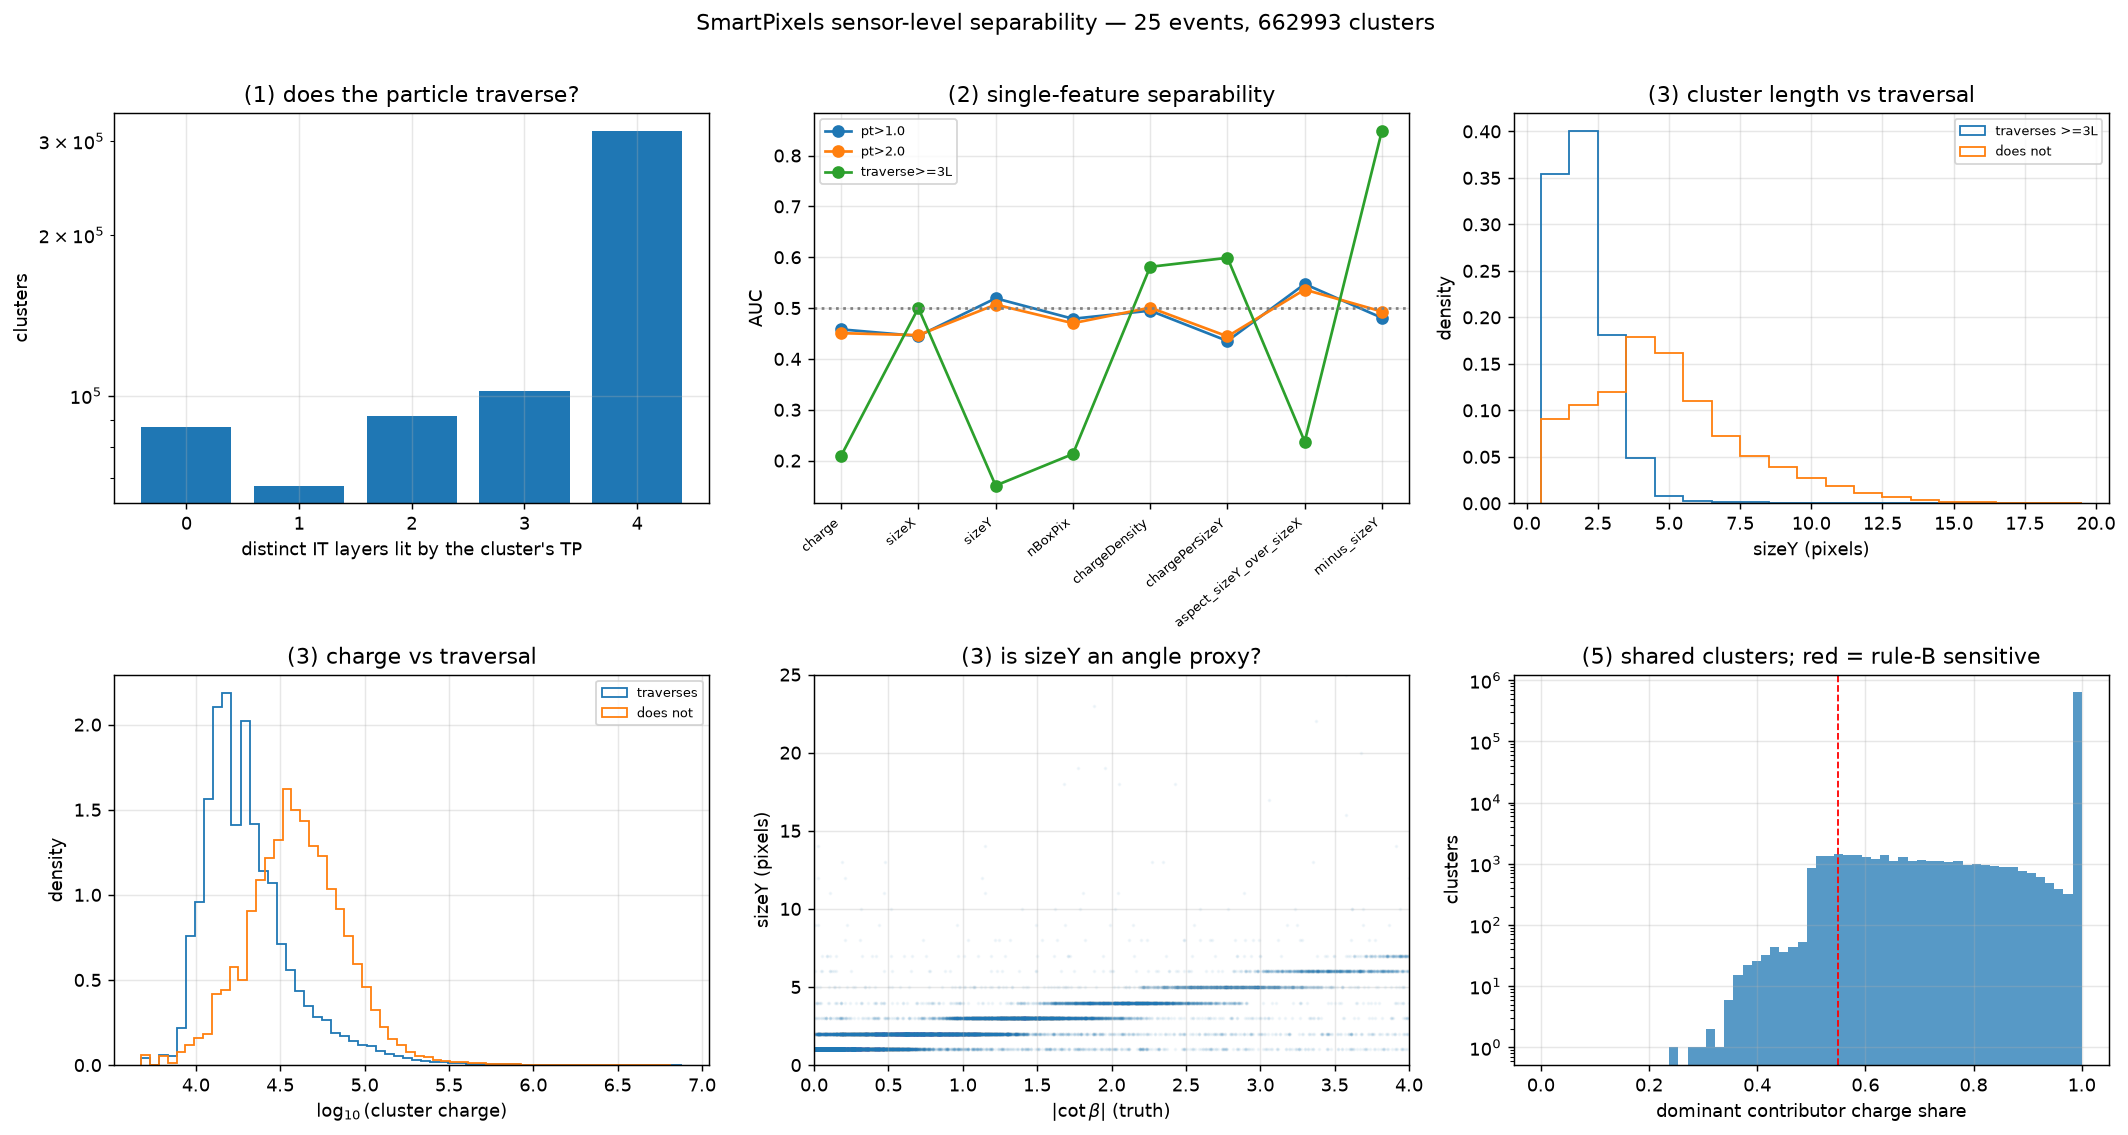

Generate this figure with Python:
#!/usr/bin/env python
"""Can a SmartPixels sensor tell, from the cluster ALONE, which clusters matter?

THE GOAL THIS SERVES. A smart-pixel sensor cannot run its ML angle estimate on
every cluster inside the L1 latency budget, and it cannot know about any track.
So it must decide, from locally available cluster observables only, which
clusters to spend its output bandwidth on. The clusters worth spending on are
those from tracks that will actually traverse outward through the rest of the IT
and into the OT, because only those can ever be matched to an OT track and
refitted. Everything else is bandwidth spent on a hit no refit will ever use.

WHY pT IS THE WRONG TARGET, AND WHAT WE USE INSTEAD. "high momentum" is a proxy
for "traverses outward"; the thing we actually care about is the traversal. With
truthTpIdx on every cluster we can measure the traversal directly: count the
distinct TBPX layers in which a given TrackingParticle deposits a cluster. So
this script scores TWO targets and compares them:

    TARGET_PT     truthPt > threshold                      (the usual proxy)
    TARGET_TRAV   the TP deposits clusters in >= 3 IT layers  (what we mean)

If they disagree substantially then pT-threshold thinking is mis-specifying the
problem, and that is itself a result.

FEATURES ARE SENSOR-OBSERVABLE ONLY. sizeX, sizeY, charge and combinations. NOT
localX/Y (needs no track, but carries no separation), NOT sigX/sigY (those are
offline CPE template errors, not something an ASIC computes), and obviously NO
truth. A feature an ASIC cannot compute is not a candidate readout gate.

KNOWN FEATURE GAP, stated because it weakens the charge-density variables: the
cluster table stores sizeX/sizeY, which are the BOUNDING-BOX extents, not
SiPixelCluster::size(), the actual fired-pixel count. So "charge per pixel" here
is really charge per bounding-box cell, which is wrong for L-shaped or sparse
clusters. Adding size() is a one-line producer change and would sharpen every
density feature below.

    pixi run python eval_refitq/sensor/cluster_pt_separability.py \
        -i <clusters-tier nano.root> -o eval_refitq/sensor/
"""
from __future__ import annotations

import argparse
import glob as _glob
import json
import os

import awkward as ak
import matplotlib
matplotlib.use("Agg")
import matplotlib.pyplot as plt
import numpy as np
import uproot
from scipy.stats import rankdata

SENTINEL = -900.0
CLUSTER_TABLE = "L1TSmartPixelsCluster"
LAYERS = (1, 2, 3, 4)
PT_THRESHOLDS = (1.0, 2.0)
MIN_TRAVERSED_LAYERS = 3


def auc(score, label):
    """Rank-based AUC. Ties handled by average rank (verified against
    sklearn.roc_auc_score previously; ~800x faster than a pairwise loop)."""
    label = label.astype(bool)
    n1, n0 = int(label.sum()), int((~label).sum())
    if n1 == 0 or n0 == 0:
        return float("nan")
    r = rankdata(score)
    return float((r[label].sum() - n1 * (n1 + 1) / 2.0) / (n1 * n0))


def load(paths):
    files = [f for p in paths for f in (sorted(_glob.glob(p)) or [p])]
    cols = ["layer", "detId", "charge", "sizeX", "sizeY",
            "truthPt", "truthCotAlpha", "truthCotBeta", "truthTpIdx", "truthChargeFrac"]
    with uproot.open(f"{files[0]}:Events") as t:
        keys = set(t.keys())
    miss = [c for c in cols if f"{CLUSTER_TABLE}_{c}" not in keys]
    if miss:
        raise SystemExit(
            f"input lacks {CLUSTER_TABLE} columns {miss}. Produce a Clusters-tier file:\n"
            "  test/makeSpixConfig.py --pu 200 --tier clusters-truth "
            "--variant digiRefit:1111 --needs-truth -o <out>.py")
    A = uproot.concatenate([f"{f}:Events" for f in files],
                           filter_name=[f"{CLUSTER_TABLE}_{c}" for c in cols])
    n = ak.to_numpy(ak.num(A[f"{CLUSTER_TABLE}_layer"]))
    K = {c: ak.to_numpy(ak.flatten(A[f"{CLUSTER_TABLE}_{c}"])) for c in cols}
    K["event"] = np.repeat(np.arange(len(n)), n)
    n_ev = sum(uproot.open(f"{f}:Events").num_entries for f in files)
    print(f"files={len(files)} events={n_ev} clusters={len(K['layer'])}")
    return K, n_ev


def traversal_target(K):
    """Per cluster: how many distinct IT layers does its TP light up in this event?

    Grouped on (event, truthTpIdx) so a TP is never mixed across events. Clusters
    with no TP get 0 and are excluded from the traversal target entirely -- they
    cannot be scored against a property of a particle they have no link to.
    """
    ok = K["truthTpIdx"] >= 0
    key = np.where(ok, K["event"].astype(np.int64) * (1 << 20) + K["truthTpIdx"].astype(np.int64), -1)
    nlay = np.zeros(len(key), dtype=np.int8)
    idx = np.flatnonzero(ok)
    order = np.lexsort((K["layer"][idx], key[idx]))
    si = idx[order]
    sk, sl = key[si], K["layer"][si]
    # distinct-layer count per key
    starts = np.r_[True, sk[1:] != sk[:-1]]
    grp = np.cumsum(starts) - 1
    newlayer = np.r_[True, (sk[1:] != sk[:-1]) | (sl[1:] != sl[:-1])]
    counts = np.bincount(grp, weights=newlayer.astype(float)).astype(np.int8)
    nlay[si] = counts[grp]
    return nlay, ok


def main():
    ap = argparse.ArgumentParser()
    ap.add_argument("-i", "--inputs", nargs="+", required=True)
    ap.add_argument("-o", "--outdir", default="eval_refitq/sensor")
    args = ap.parse_args()
    os.makedirs(args.outdir, exist_ok=True)

    K, n_ev = load(args.inputs)
    out = {"n_events": n_ev, "n_clusters": int(len(K["layer"]))}

    # ---- features an ASIC could compute -----------------------------------
    sx = K["sizeX"].astype(np.float64)
    sy = K["sizeY"].astype(np.float64)
    q = K["charge"].astype(np.float64)
    box = np.maximum(sx * sy, 1.0)
    FEATS = {
        "charge": q,
        "sizeX": sx,
        "sizeY": sy,
        "nBoxPix": box,
        "chargeDensity": q / box,             # charge per bounding-box cell
        "chargePerSizeY": q / np.maximum(sy, 1.0),
        "aspect_sizeY_over_sizeX": sy / np.maximum(sx, 1.0),
        "minus_sizeY": -sy,                   # sign-flipped: short clusters = signal?
    }

    nlay, has_tp = traversal_target(K)
    out["traversal"] = {
        "frac_clusters_with_tp": float(has_tp.mean()),
        "layer_count_hist": np.bincount(nlay, minlength=5)[:5].tolist(),
    }

    # ---- do the two targets even agree? -----------------------------------
    print("\n(1) do pT and traversal pick the same clusters?")
    trav = has_tp & (nlay >= MIN_TRAVERSED_LAYERS)
    agree = {}
    for thr in PT_THRESHOLDS:
        hp = has_tp & (K["truthPt"] > thr)
        both = hp & trav
        agree[str(thr)] = {
            "frac_highpt": float(hp[has_tp].mean()),
            "frac_traversing": float(trav[has_tp].mean()),
            "frac_both": float(both[has_tp].mean()),
            "P_traverse_given_highpt": float(trav[hp].mean()) if hp.any() else float("nan"),
            "P_highpt_given_traverse": float(hp[trav].mean()) if trav.any() else float("nan"),
        }
        a = agree[str(thr)]
        print(f"   pT>{thr}: highpT {a['frac_highpt']:.4f}  traversing {a['frac_traversing']:.4f}  "
              f"both {a['frac_both']:.4f}")
        print(f"            P(traverse | pT>{thr}) = {a['P_traverse_given_highpt']:.3f}   "
              f"P(pT>{thr} | traverse) = {a['P_highpt_given_traverse']:.3f}")
    out["target_agreement"] = agree

    # ---- single-feature separability, per layer and per target ------------
    print("\n(2) single-feature AUC (sensor-observable features only)")
    targets = {f"pt>{t}": (has_tp & (K['truthPt'] > t), has_tp) for t in PT_THRESHOLDS}
    targets[f"traverse>={MIN_TRAVERSED_LAYERS}L"] = (trav, has_tp)
    res = {}
    for tname, (lab, dom) in targets.items():
        print(f"   target {tname}   (positives {int(lab[dom].sum())} of {int(dom.sum())})")
        res[tname] = {}
        for fname, fv in FEATS.items():
            a_all = auc(fv[dom], lab[dom])
            per_layer = []
            for L in LAYERS:
                m = dom & (K["layer"] == L)
                per_layer.append(auc(fv[m], lab[m]) if m.sum() > 100 else float("nan"))
            res[tname][fname] = {"auc_all": a_all, "auc_per_layer": per_layer}
            print(f"      {fname:<26} AUC {a_all:.4f}   per-layer "
                  + " ".join(f"{v:.3f}" for v in per_layer))
    out["single_feature_auc"] = res

    # ---- what does the truth angle look like for each class? --------------
    print("\n(3) truth angles by class -- is 'grazing' really the confusable population?")
    ang = {}
    for tname, (lab, dom) in targets.items():
        m = dom & (K["truthCotAlpha"] > SENTINEL)
        s, b = m & lab, m & ~lab
        rec = {}
        for nm, arr in (("cotAlpha", np.abs(K["truthCotAlpha"])), ("cotBeta", np.abs(K["truthCotBeta"]))):
            rec[nm] = {"signal_median": float(np.median(arr[s])) if s.any() else float("nan"),
                       "signal_p90": float(np.quantile(arr[s], 0.9)) if s.any() else float("nan"),
                       "bkg_median": float(np.median(arr[b])) if b.any() else float("nan"),
                       "bkg_p90": float(np.quantile(arr[b], 0.9)) if b.any() else float("nan")}
            print(f"   {tname:<18} |{nm}|  signal med {rec[nm]['signal_median']:.4f} "
                  f"p90 {rec[nm]['signal_p90']:.4f}   bkg med {rec[nm]['bkg_median']:.4f} "
                  f"p90 {rec[nm]['bkg_p90']:.4f}")
        ang[tname] = rec
    out["truth_angles_by_class"] = ang

    # ---- working points: a readout budget --------------------------------
    print("\n(4) readout working points: keep X% of the target, at what total bandwidth?")
    wp = {}
    for tname, (lab, dom) in targets.items():
        best = None
        for fname, fv in FEATS.items():
            v = fv[dom]
            l = lab[dom]
            if l.sum() < 100:
                continue
            for keep in (0.90, 0.95, 0.99):
                cut = np.quantile(v[l], 1.0 - keep)   # keep the HIGH side
                frac_all = float((v >= cut).mean())
                eff = float((v[l] >= cut).mean())
                rec = {"feature": fname, "keep_target": keep, "cut": float(cut),
                       "eff": eff, "frac_all_clusters_kept": frac_all,
                       "enrichment": float(eff / frac_all) if frac_all > 0 else float("nan")}
                wp.setdefault(tname, []).append(rec)
                if keep == 0.95 and (best is None or frac_all < best["frac_all_clusters_kept"]):
                    best = rec
        if best:
            print(f"   {tname:<18} best@95%: {best['feature']:<24} keeps "
                  f"{best['frac_all_clusters_kept']*100:5.1f}% of ALL clusters "
                  f"(enrichment {best['enrichment']:.2f}x)")
    out["working_points"] = wp

    # ---- (4b) THE CEILING: what could a PERFECT angle measurement buy? ----
    # This is the number that decides whether a smart-pixel ML angle estimate is
    # worth its bandwidth. Raw sizeX is the shape proxy an ordinary sensor already
    # has; |cotAlpha| from truth is what a PERFECT angle estimate would give. The
    # gap between them is the headroom an on-sensor ML regressor is competing for.
    print("\n(4b) ceiling: perfect angle vs raw shape, for pT selection")
    print("     alpha carries the BENDING, so its power must grow with radius")
    ceil = {}
    dom = has_tp & (K["truthCotAlpha"] > SENTINEL)
    for thr in PT_THRESHOLDS:
        lab = dom & (K["truthPt"] > thr)
        rec = {}
        for nm, sc in (("perfect_alpha", -np.abs(K["truthCotAlpha"])),
                       ("perfect_beta", -np.abs(K["truthCotBeta"])),
                       ("raw_sizeX", -sx), ("raw_sizeY", -sy)):
            rec[nm] = {"auc_all": auc(sc[dom], lab[dom]),
                       "auc_per_layer": [auc(sc[dom & (K["layer"] == L)], lab[dom & (K["layer"] == L)])
                                         if (dom & (K["layer"] == L)).sum() > 100 else float("nan")
                                         for L in LAYERS]}
        ceil[f"pt>{thr}"] = rec
        print(f"   pT>{thr}:")
        for nm in ("perfect_alpha", "raw_sizeX"):
            pl = " ".join(f"{v:.3f}" for v in rec[nm]["auc_per_layer"])
            print(f"      {nm:<16} AUC {rec[nm]['auc_all']:.4f}   per-layer {pl}")
    out["perfect_angle_ceiling"] = ceil

    # ---- (5) how much could rule B possibly matter? ----------------------
    print("\n(5) charge-share near-ties: could the winner-takes-pixel rule flip the dominant TP?")
    cf = K["truthChargeFrac"]
    m = cf > SENTINEL
    rec = {"n": int(m.sum())}
    for lo, hi, nm in ((0.0, 0.55, "<0.55 (near-tie, rule could flip)"),
                       (0.55, 0.9, "0.55-0.9 (shared, unlikely to flip)"),
                       (0.9, 1.01, ">0.9 (clean)")):
        f = float(((cf[m] >= lo) & (cf[m] < hi)).mean())
        rec[nm] = f
        print(f"   chargeFrac {nm:<38} {f*100:5.2f}%")
    out["charge_share"] = rec
    print("   Only the first row can change the dominant TP under a fractional-ADC rule,")
    print("   so that row bounds how much question (B) can matter.")

    # ---- plots ------------------------------------------------------------
    fig, axes = plt.subplots(2, 3, figsize=(16.5, 8.6))
    ax = axes[0][0]
    ax.bar(range(5), out["traversal"]["layer_count_hist"])
    ax.set_yscale("log"); ax.set_xlabel("distinct IT layers lit by the cluster's TP")
    ax.set_ylabel("clusters"); ax.set_title("(1) does the particle traverse?"); ax.grid(alpha=.3)

    ax = axes[0][1]
    names = list(FEATS)
    for tname in res:
        ax.plot([res[tname][f]["auc_all"] for f in names], marker="o", label=tname)
    ax.axhline(0.5, color="grey", ls=":")
    ax.set_xticks(range(len(names))); ax.set_xticklabels(names, rotation=40, ha="right", fontsize=7)
    ax.set_ylabel("AUC"); ax.set_title("(2) single-feature separability"); ax.legend(fontsize=7); ax.grid(alpha=.3)

    ax = axes[0][2]
    dom = has_tp
    for lab, nm in ((trav[dom], f"traverses >={MIN_TRAVERSED_LAYERS}L"), (~trav[dom], "does not")):
        ax.hist(sy[dom][lab], bins=np.arange(0.5, 20.5), histtype="step", density=True, label=nm)
    ax.set_xlabel("sizeY (pixels)"); ax.set_ylabel("density")
    ax.set_title("(3) cluster length vs traversal"); ax.legend(fontsize=7); ax.grid(alpha=.3)

    ax = axes[1][0]
    for lab, nm in ((trav[dom], "traverses"), (~trav[dom], "does not")):
        ax.hist(np.log10(np.maximum(q[dom][lab], 1)), bins=60, histtype="step", density=True, label=nm)
    ax.set_xlabel(r"$\log_{10}$(cluster charge)"); ax.set_ylabel("density")
    ax.set_title("(3) charge vs traversal"); ax.legend(fontsize=7); ax.grid(alpha=.3)

    ax = axes[1][1]
    mm = dom & (K["truthCotBeta"] > SENTINEL)
    ax.scatter(np.abs(K["truthCotBeta"][mm])[:20000], sy[mm][:20000], s=1, alpha=.05)
    ax.set_xlabel(r"$|\cot\beta|$ (truth)"); ax.set_ylabel("sizeY (pixels)")
    ax.set_xlim(0, 4); ax.set_ylim(0, 25)
    ax.set_title("(3) is sizeY an angle proxy?"); ax.grid(alpha=.3)

    ax = axes[1][2]
    ax.hist(cf[m], bins=np.linspace(0, 1, 60), histtype="stepfilled", alpha=.75)
    ax.axvline(0.55, color="r", ls="--", lw=1)
    ax.set_xlabel("dominant contributor charge share"); ax.set_ylabel("clusters")
    ax.set_yscale("log"); ax.set_title("(5) shared clusters; red = rule-B sensitive"); ax.grid(alpha=.3)

    fig.suptitle(f"SmartPixels sensor-level separability — {n_ev} events, "
                 f"{len(K['layer'])} clusters", y=1.01)
    fig.tight_layout()
    png = os.path.join(args.outdir, "cluster_pt_separability.png")
    fig.savefig(png, dpi=130, bbox_inches="tight")
    with open(os.path.join(args.outdir, "cluster_pt_separability.json"), "w") as fh:
        json.dump(out, fh, indent=2)
    print(f"\nwrote {png}")


if __name__ == "__main__":
    main()
